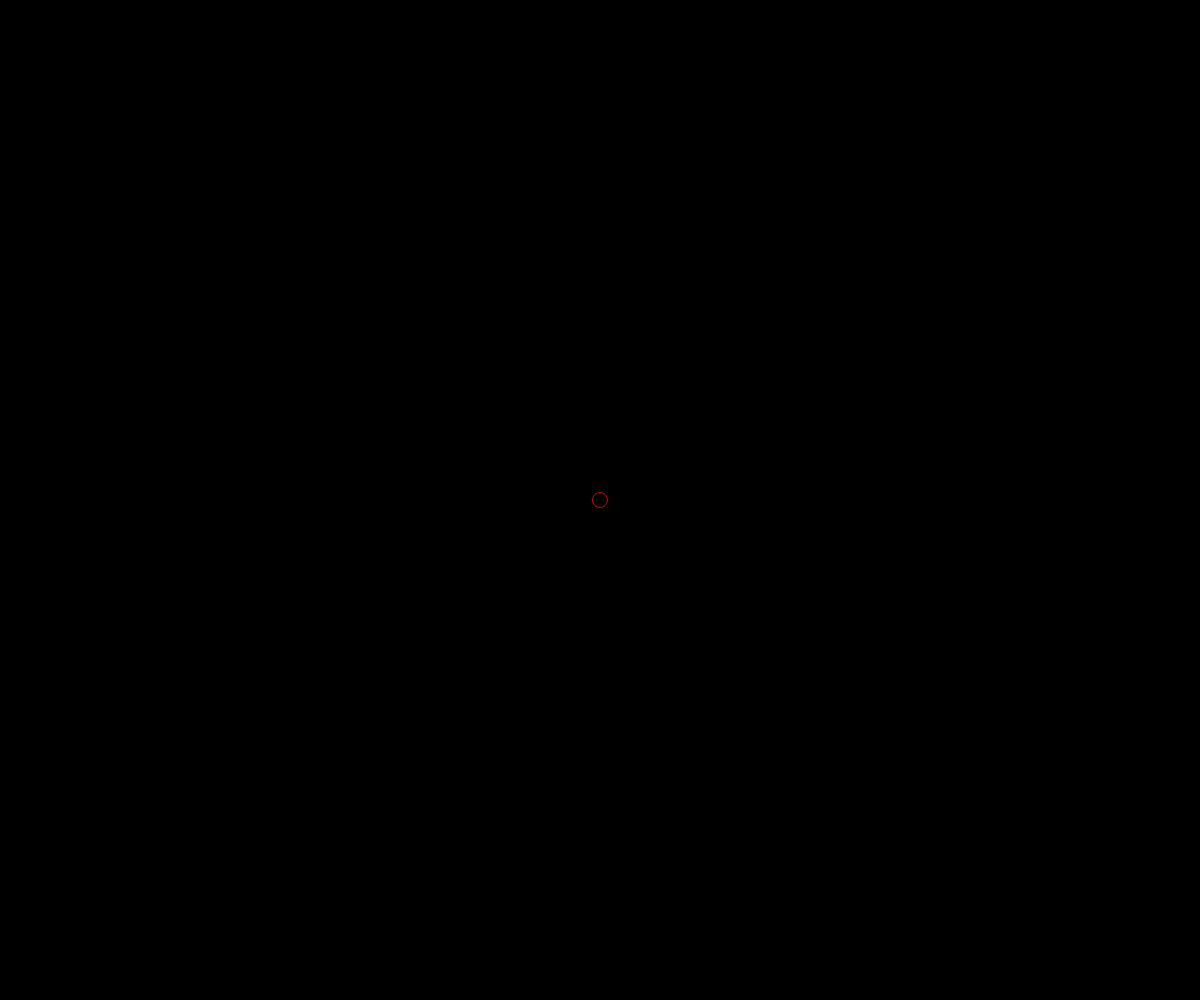
Frame 1 (no input)
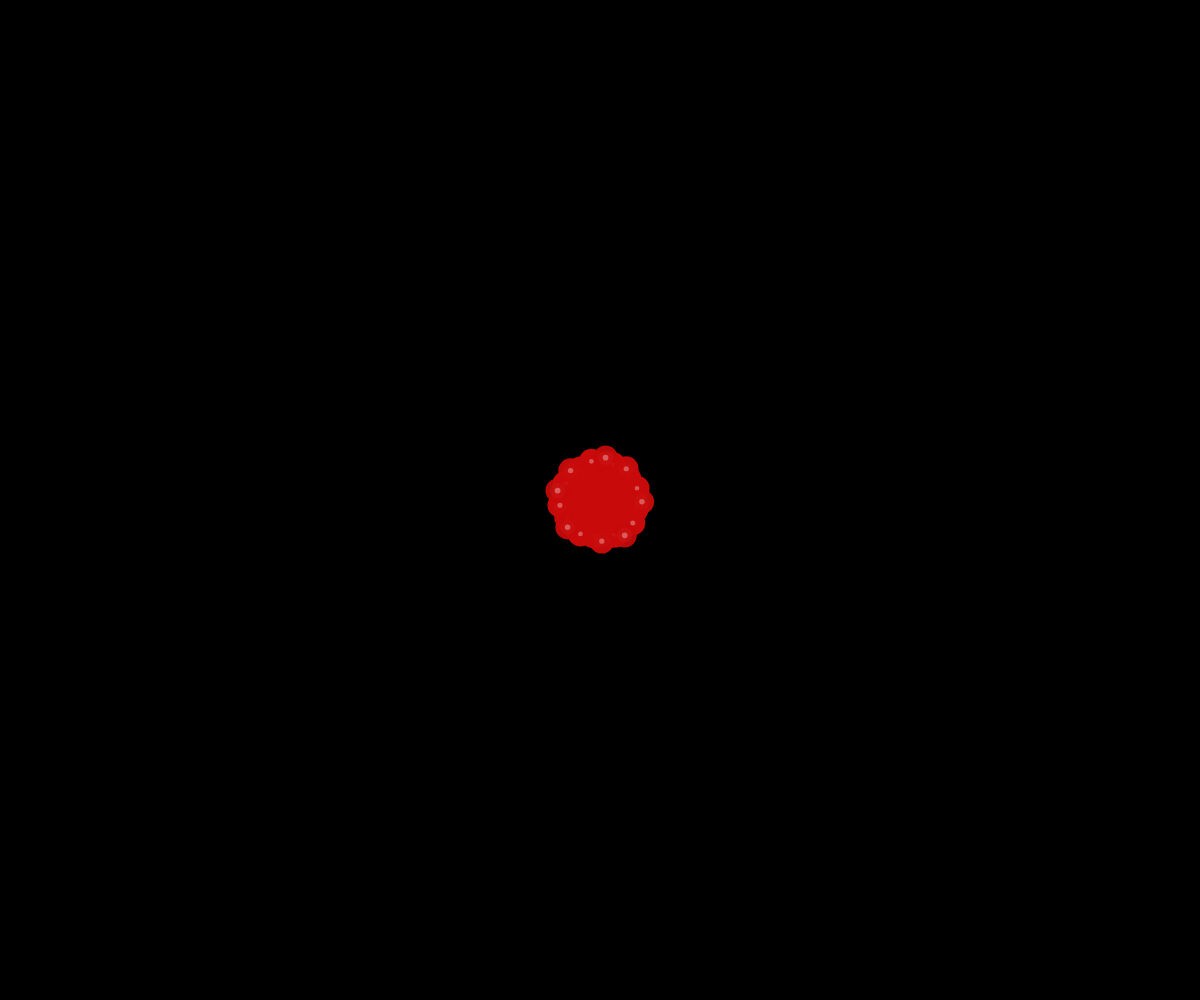
Frame 60 (no input)
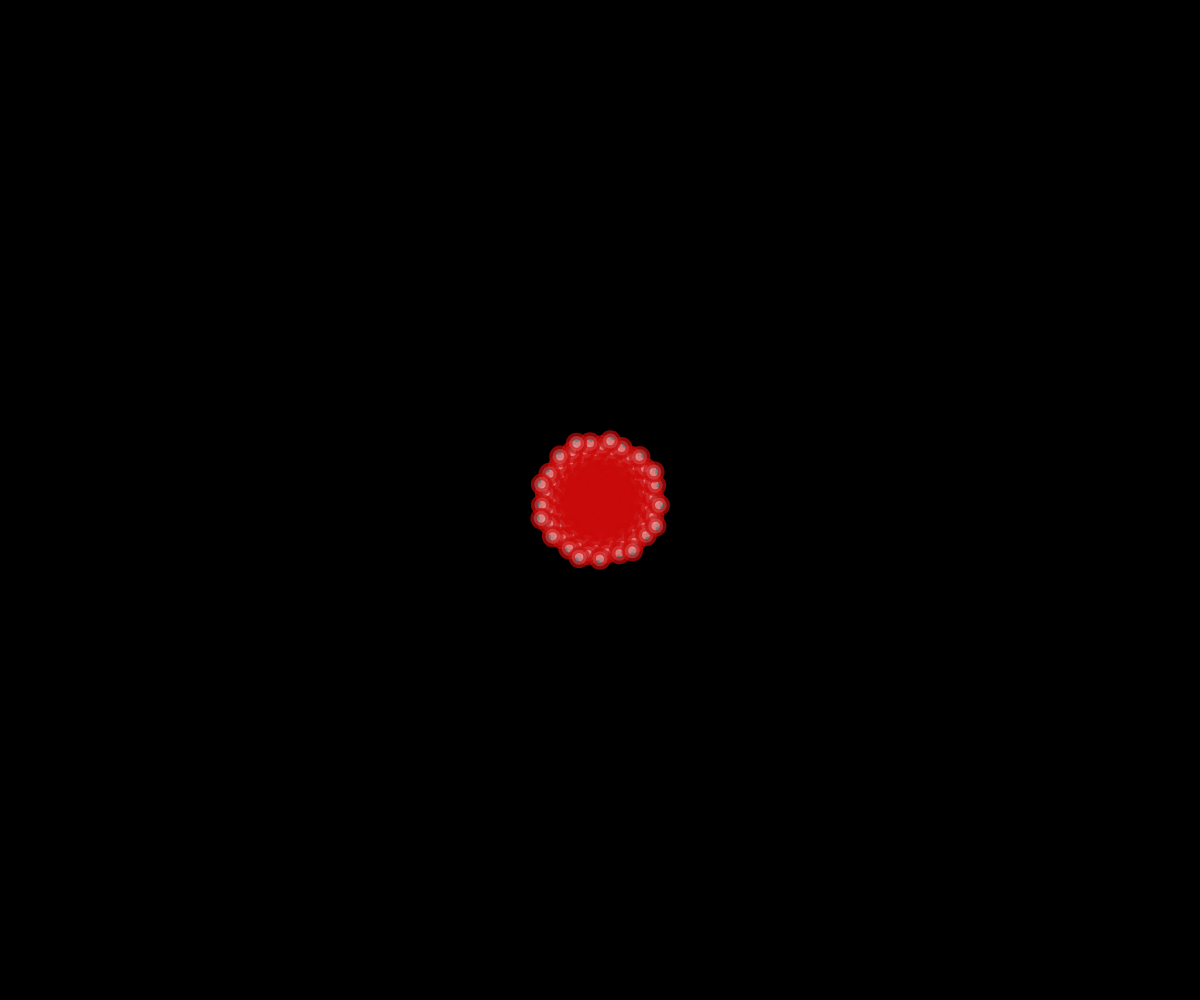
Frame 120 (the mouse pressed at the canvas centre since frame 60)

The p5.js sketch that drew these frames (run headless with seeded random() and noise() and a simulated clock; from frame 60 on, the mouse is pressed at the canvas centre):

// p5.js sketch
// ── sketch.js
var n = 0; // 1씩 증가한다
var c = 2; // r에 곱해지는 고정된 값

function setup() {
    createCanvas(innerWidth, innerHeight);
    angleMode(DEGREES);
    background(0);
    frameRate();
}

function draw() {

    if (n < 1000) { // 그려지는 갯수 제한 

        var a = n * 137.5; // theta
        var r = c * sqrt(n*2); // 반지름 radius

        translate(width/2, height/2);
        var x = 2 * r * cos(a);
        var y = 2 * r * sin(a);

        fill(255, 4 * r);
        strokeWeight(20/r * 10)
        stroke(200, 10, 10, 20/r*255);
        ellipse(x, y, 15, 15);

        n++; // n = n + 1
    }
}
